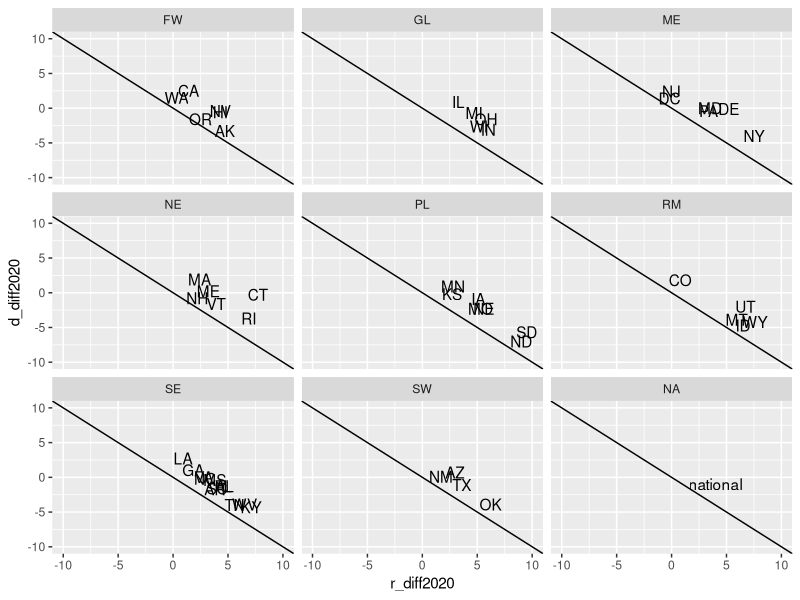
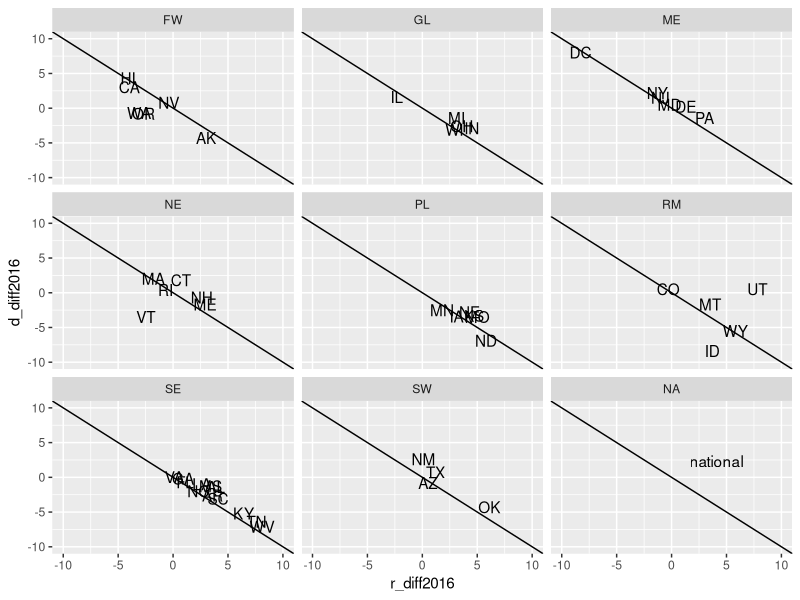
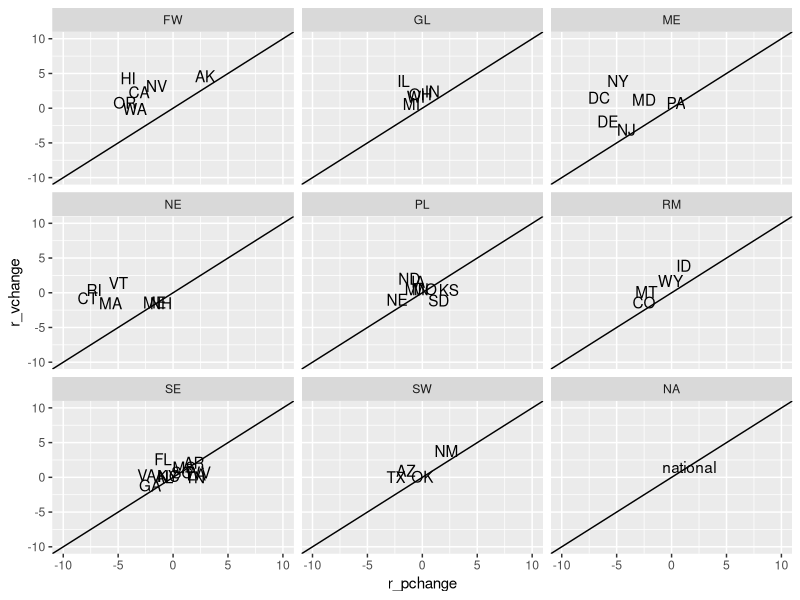
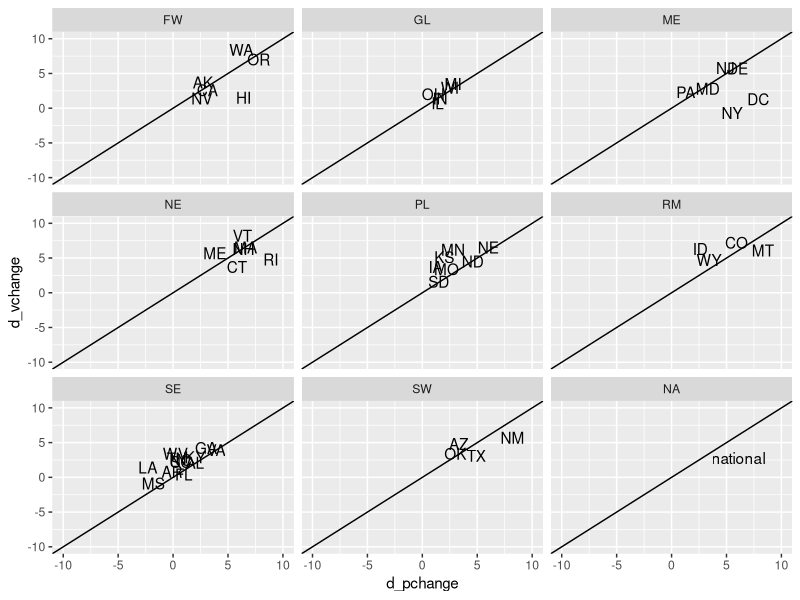

Here is the R script that generated these plots, in order:
## ---- chunk 1
knitr::opts_chunk$set(echo = TRUE, tidy = TRUE, cache = TRUE, message = FALSE, warning = FALSE)
## ---- chunk 2

library(tidyverse)
library(magrittr)
poll_raw <- read_csv("PollingError.csv")

poll <- poll_raw %>%
  mutate(r_diff2020 = Presidential_Vote_R2020 - Presidential_Poll_R2020, d_diff2020 = Presidential_Vote_D2020 - Presidential_Poll_D2020,
         r_diff2016 = Presidential_Vote_R2016 - Presidential_Poll_R2016, d_diff2016 = Presidential_Vote_D2016 - Presidential_Poll_D2016,
         r_pchange = Presidential_Poll_R2020 - Presidential_Poll_R2016, d_pchange = Presidential_Poll_D2020 - Presidential_Poll_D2016,
         r_vchange = Presidential_Vote_R2020 - Presidential_Vote_R2016, d_vchange = Presidential_Vote_D2020 - Presidential_Vote_D2016)

## ---- chunk 3

poll %>%
  ggplot(aes(x = r_diff2020, y = d_diff2020, label = State)) +
  geom_text() + geom_abline(aes(intercept = 0, slope = -1)) +
  scale_x_continuous(limits = c(-10, 10)) + scale_y_continuous(limits = c(-10,10)) +
  facet_wrap(vars(Region))
  

## ---- chunk 4

poll %>%
  ggplot(aes(x = r_diff2016, y = d_diff2016, label = State)) +
  geom_text() + geom_abline(aes(intercept = 0, slope = -1)) +
  scale_x_continuous(limits = c(-10, 10)) + scale_y_continuous(limits = c(-10,10)) +
  facet_wrap(vars(Region))

## ---- chunk 5

poll %>%
  ggplot(aes(x = r_pchange, y = r_vchange, label = State)) +
  geom_text() + geom_abline(aes(intercept = 0, slope = 1)) +
  scale_x_continuous(limits = c(-10, 10)) + scale_y_continuous(limits = c(-10,10)) +
  facet_wrap(vars(Region))

## ---- chunk 6

poll %>%
  ggplot(aes(x = d_pchange, y = d_vchange, label = State)) +
  geom_text() + geom_abline(aes(intercept = 0, slope = 1)) +
  scale_x_continuous(limits = c(-10, 10)) + scale_y_continuous(limits = c(-10,10)) +
  facet_wrap(vars(Region))


